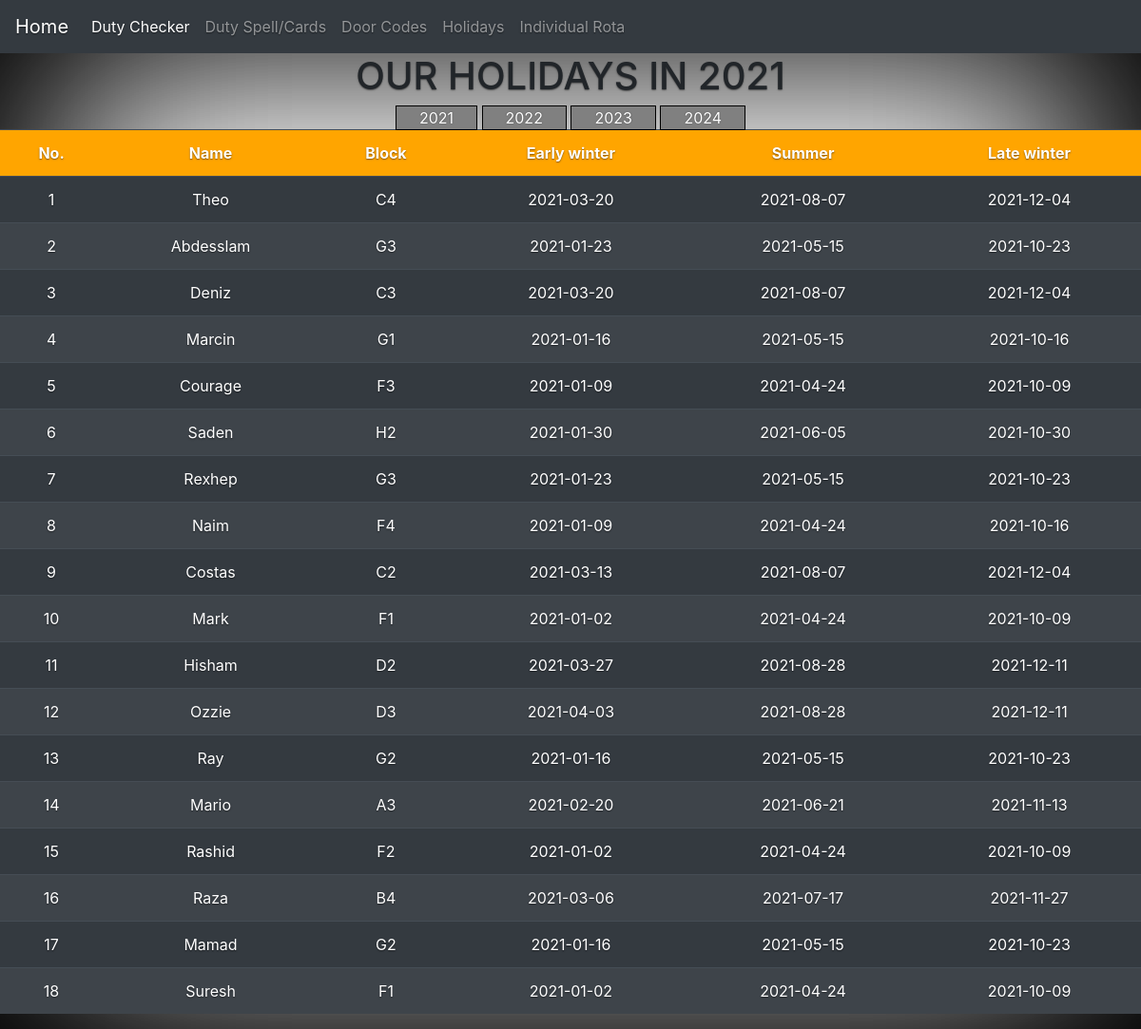
The app's page /holidays/2021 with its own data.
### tables this page shows
CREATE TABLE "drivers" (
	"rota_line"	INTEGER UNIQUE,
	"first"	TEXT,
	"last"	TEXT,
	"hol_block"	TEXT,
	PRIMARY KEY("rota_line"),
	FOREIGN KEY("hol_block") REFERENCES "early_winter"("block")
);

CREATE TABLE "early_winter" (
	"block"	TEXT,
	"2021"	NUMERIC,
	"2022"	NUMERIC,
	"2023"	NUMERIC,
	"2024"	NUMERIC,
	"summer_id"	TEXT,
	FOREIGN KEY("block") REFERENCES "late_winter"("block"),
	FOREIGN KEY("summer_id") REFERENCES "summer"("block"),
	PRIMARY KEY("block")
);

### flask_app.py (the view)
@app.route("/holidays/<year>")
def holidays(year):
    if year not in ('2021', '2022', '2023', '2024'):
        year = '2021'
    year = str(year)
    early = f"e.'{year}'"
    summer = f"s.'{year}'"
    late = f"l.'{year}'"
    c.execute(f'''SELECT d.rota_line, d.first, e.block, {early}, {summer}, {late}
    			 FROM early_winter AS e INNER JOIN summer AS s ON s.block = e.summer_id
    			 INNER JOIN late_winter AS l ON l.block = e.block
                 JOIN drivers AS d ON d.hol_block = e.block
    			 ORDER BY d.rota_line''')
    datas = c.fetchall()
    return render_template("holidays.html", datas=datas, year=year)

### templates/holidays.html
{% extends "layout.html" %}
{% block content %}
<div class="subpage">
 <h1>OUR HOLIDAYS IN {{ year }}</h1>
    <span>
        <a href="/holidays/2021">2021</a>
        <a href="/holidays/2022">2022</a>
        <a href="/holidays/2023">2023</a>
        <a href="/holidays/2024">2024</a>
    </span>
    <div class="table-responsive">
    <table class="table table-striped table-dark">
        <tr id="code-hol-head">
            <th>No.</th>
            <th>Name</th>
            <th>Block</th>
            <th>Early winter</th>
            <th>Summer</th>
            <th>Late winter</th>
        </tr>
        {% for i in range(0, 18)%}
        <tr>
            <td>{{ datas[i][0] }}</td>
            <td>{{ datas[i][1] }}</td>
            <td>{{ datas[i][2] }}</td>
            <td>{{ datas[i][3] }}</td>
            <td>{{ datas[i][4] }}</td>
            <td>{{ datas[i][5] }}</td>
        </tr>
        {% endfor %}
    </table>
    </div>
</div>
{% endblock content %}

### templates/layout.html (shortened to what this page needs)
<!doctype html>
<html lang="en">
  <head>
    <link rel="stylesheet" href="{{ url_for('static', filename='css/style.css') }}">
    <link rel="stylesheet" href="https://stackpath.bootstrapcdn.com/bootstrap/4.5.0/css/bootstrap.min.css"
>
  </head>
    <body class="main.layout">
        <nav class="navbar navbar-expand-lg navbar-dark bg-dark">
           <a class="navbar-brand" href="{{url_for('home')}}">Home</a>
  <div class="collapse navbar-collapse" id="navbarNav">
    <ul class="navbar-nav">
      <li class="nav-item active">
        <a class="nav-link" href="{{url_for('checker')}}">Duty Checker<span class="sr-only">(current)</span></a>
      </li>
      <li class="nav-item">
        <a class="nav-link" href="{{url_for('duties')}}">Duty Spell/Cards</a>
      </li>
      <li class="nav-item">
        <a class="nav-link" href="{{url_for('doorcodes')}}">Door Codes</a>
      <li class="nav-item">
        <a class="nav-link" href="{{url_for('holidays', year='2021')}}">Holidays</a>
      </li>
      <li class="nav-item">
        <a class="nav-link" href="{{url_for('individual')}}">Individual Rota</a>
      </li>
    </ul>
  </div>
</nav>
        {% block content %}{% endblock %}
  </body>
</html>

### static/css/style.css (style rules this page uses)
html, body { text-align: center; text-shadow: 0 .05rem .1rem rgba(0, 0, 0, .5); box-shadow: inset 0 0 20rem rgba(0, 0, 0, 1); }
.subpage { text-align: center; }
div.subpage a { background-color: grey; color: white; padding: .1em 1.5em; text-decoration: none; border: .05rem solid black; }
#code-hol-head { background-color: orange; }

### records on screen
drivers: rota_line "1", first "Theo"
early_winter: block "C4"
drivers: rota_line "2", first "Abdesslam"
early_winter: block "G3" "G3"
drivers: rota_line "3", first "Deniz"
early_winter: block "C3"
drivers: rota_line "4", first "Marcin"
early_winter: block "G1"
drivers: rota_line "5", first "Courage"
early_winter: block "F3"
drivers: rota_line "6", first "Saden"
early_winter: block "H2"
drivers: rota_line "7", first "Rexhep"
drivers: rota_line "8", first "Naim"
early_winter: block "F4"
drivers: rota_line "9", first "Costas"
early_winter: block "C2"
drivers: rota_line "10", first "Mark"
early_winter: block "F1" "F1"
drivers: rota_line "11", first "Hisham"
early_winter: block "D2"
drivers: rota_line "12", first "Ozzie"
early_winter: block "D3"
drivers: rota_line "13", first "Ray"
early_winter: block "G2" "G2"
drivers: rota_line "14", first "Mario"
early_winter: block "A3"
drivers: rota_line "15", first "Rashid"
early_winter: block "F2"
drivers: rota_line "16", first "Raza"
early_winter: block "B4"
drivers: rota_line "17", first "Mamad"
drivers: rota_line "18", first "Suresh"

### other values on screen
{{ year }} "2021"
{{ datas[i][3] }} "2021-03-20" "2021-01-23" "2021-03-20" "2021-01-16" "2021-01-09" "2021-01-30" "2021-01-23" "2021-01-09" "2021-03-13" "2021-01-02" "2021-03-27" "2021-04-03" "2021-01-16" "2021-02-20" "2021-01-02" "2021-03-06" "2021-01-16" "2021-01-02"
{{ datas[i][4] }} "2021-08-07" "2021-05-15" "2021-08-07" "2021-05-15" "2021-04-24" "2021-06-05" "2021-05-15" "2021-04-24" "2021-08-07" "2021-04-24" "2021-08-28" "2021-08-28" "2021-05-15" "2021-06-21" "2021-04-24" "2021-07-17" "2021-05-15" "2021-04-24"
{{ datas[i][5] }} "2021-12-04" "2021-10-23" "2021-12-04" "2021-10-16" "2021-10-09" "2021-10-30" "2021-10-23" "2021-10-16" "2021-12-04" "2021-10-09" "2021-12-11" "2021-12-11" "2021-10-23" "2021-11-13" "2021-10-09" "2021-11-27" "2021-10-23" "2021-10-09"
